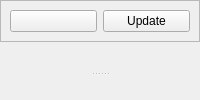
                    <widget class="QWidget" name="tab_violin_box">
                     <attribute name="title">
                      <string>Violin, box-plots</string>
                     </attribute>
                     <layout class="QVBoxLayout" name="verticalLayout_48">
                      <property name="leftMargin">
                       <number>0</number>
                      </property>
                      <property name="topMargin">
                       <number>0</number>
                      </property>
                      <property name="rightMargin">
                       <number>0</number>
                      </property>
                      <property name="bottomMargin">
                       <number>0</number>
                      </property>
                      <item>
                       <widget class="QFrame" name="tab_violin_box_frame">
                        <property name="frameShape">
                         <enum>QFrame::StyledPanel</enum>
                        </property>
                        <property name="frameShadow">
                         <enum>QFrame::Raised</enum>
                        </property>
                        <layout class="QHBoxLayout" name="horizontalLayout_30">
                         <item>
                          <widget class="ComboBox" name="current_filename_combobox">
                           <property name="maximumSize">
                            <size>
                             <width>400</width>
                             <height>16777215</height>
                            </size>
                           </property>
                           <property name="statusTip">
                            <string>Current filename</string>
                           </property>
                          </widget>
                         </item>
                         <item>
                          <widget class="PrimaryPushButton" name="violin_box_plots_update_push_button">
                           <property name="maximumSize">
                            <size>
                             <width>100</width>
                             <height>16777215</height>
                            </size>
                           </property>
                           <property name="text">
                            <string>Update</string>
                           </property>
                          </widget>
                         </item>
                        </layout>
                       </widget>
                      </item>
                      <item>
                       <widget class="QSplitter" name="tab_violin_box_splitter">
                        <property name="orientation">
                         <enum>Qt::Vertical</enum>
                        </property>
                        <widget class="MplWidget" name="violin_describe_plot_widget" native="true">
                         <property name="sizePolicy">
                          <sizepolicy hsizetype="Expanding" vsizetype="Expanding">
                           <horstretch>0</horstretch>
                           <verstretch>0</verstretch>
                          </sizepolicy>
                         </property>
                        </widget>
                        <widget class="MplWidget" name="boxplot_describe_plot_widget" native="true">
                         <property name="sizePolicy">
                          <sizepolicy hsizetype="Expanding" vsizetype="Expanding">
                           <horstretch>0</horstretch>
                           <verstretch>0</verstretch>
                          </sizepolicy>
                         </property>
                        </widget>
                       </widget>
                      </item>
                     </layout>
                    </widget>
